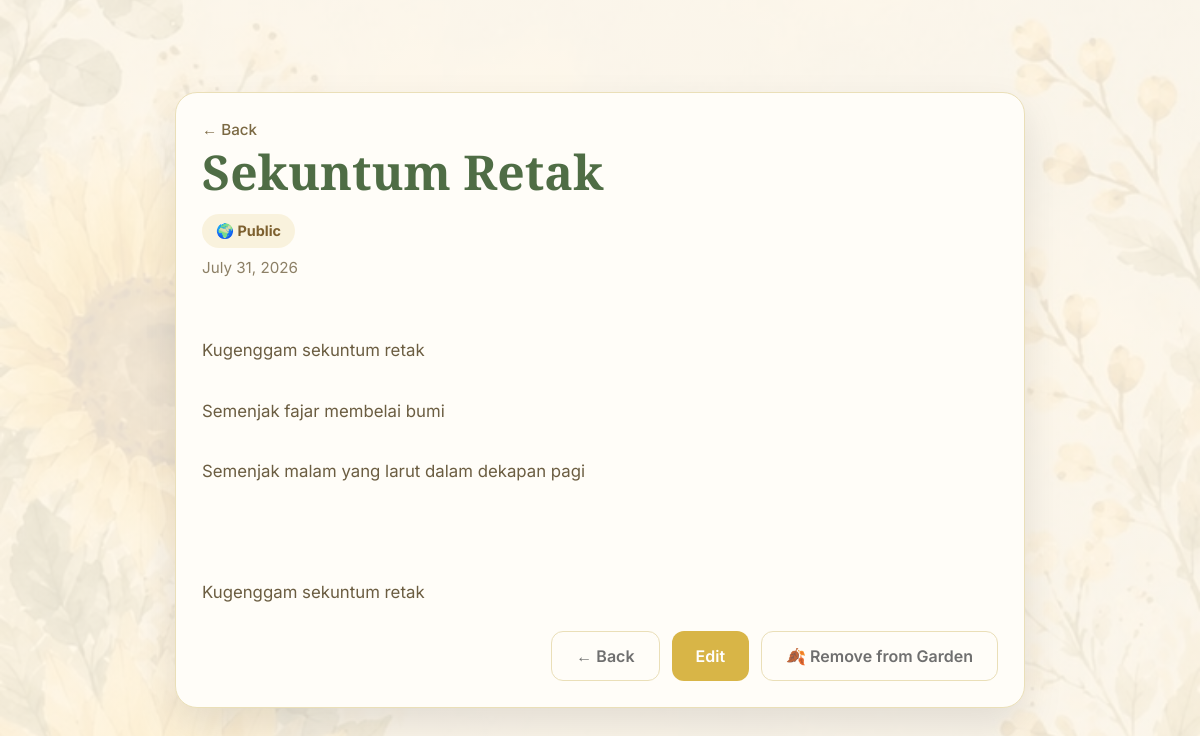
The app's page /poem/2 (signed in) with its own data.
### app/models.py (models this page shows, shortened)
class Poem(db.Model):
    __tablename__ = "poems"
    id = db.Column(
        db.Integer,
        primary_key=True,
    )
    title = db.Column(
        db.String(150),
        nullable=False,
    )
    content = db.Column(
        db.Text,
        nullable=False,
    )
    is_public = db.Column(
        db.Boolean,
        default=False,
        nullable=False,
    )
    created_at = db.Column(
        db.DateTime,
        default=datetime.utcnow,
        nullable=False,
    )
    updated_at = db.Column(
        db.DateTime,
        default=datetime.utcnow,
        onupdate=datetime.utcnow,
        nullable=False,
    )
    user_id = db.Column(
        db.Integer,
        db.ForeignKey("users.id"),
        nullable=False,
    )
    author = db.relationship(
        "User",
        back_populates="poems",
    )
    cherishes = db.relationship(
    "Cherish",
    back_populates="poem",
    cascade="all, delete-orphan",
)

### app/poem/routes.py (the view)
@poem.route("/<int:poem_id>")
@login_required
def view_poem(poem_id):
    poem = _get_poem(poem_id)
    back_url = (
        url_for("poem.my_poems")
        if poem.user_id == current_user.id
        else url_for("explore.home")
    )
    return render_template(
        "poem/view.html",
        poem=poem,
        back_url=back_url,
    )

### app/poem/routes.py (called while the page is built)
def _get_poem(poem_id):
    poem = Poem.query.get_or_404(poem_id)
    if not poem.is_public and poem.user_id != current_user.id:
        abort(404)
    return poem

### app/templates/poem/view.html (shortened to what this page needs)
<!DOCTYPE html>
<html lang="en">
<head>
    <link rel="stylesheet" href="{{ url_for('static', filename='css/poem.css') }}">
</head>
<body>
    <main class="container">
        <div class="card poem-detail">
            <a href="{{ back_url }}" class="back-link">← Back</a>
            <h1>{{ poem.title }}</h1>
            <p class="poem-badge badge {{ 'public' if poem.is_public else 'private' }}">
                {{ '🌍 Public' if poem.is_public else '🔒 Private' }}
            </p>
            <p class="poem-date">{{ poem.created_at.strftime('%B %d, %Y') }}</p>
            <div class="poem-content">
                {{ poem.content | replace('\n', '<br>') | safe }}
            </div>
            <div class="poem-detail-actions">
            <a href="{{ back_url }}" class="button secondary">
                ← Back
            </a>
    {% if current_user.id == poem.user_id %}
        <a href="{{ url_for('poem.edit_poem', poem_id=poem.id) }}"
           class="button">
            Edit
        </a>
        <a href="{{ url_for('poem.remove_poem', poem_id=poem.id) }}"
           class="button secondary">
            🍂 Remove from Garden
        </a>
    {% endif %}
</div>
        </div>
    </main>
</body>
</html>

### app/static/css/poem.css (style rules this page uses)
* { margin:0; padding:0; box-sizing:border-box; }
body { font-family:"Inter",sans-serif; background: linear-gradient( rgba(255,248,235,.88), rgba(255,248,235,.88) ), url("../img/andbees.jfif"); background-size:cover; background-position:center; background-attachment:fixed; min-height:100vh; display:flex; justify-content:center; align-items:center; padding:60px 20px; }
.container { width:100%; max-width:850px; }
.card { background:rgba(255,255,255,.90); backdrop-filter:blur(8px); border-radius:24px; padding:55px; box-shadow: 0 18px 40px rgba(0,0,0,.10); }
.back-link { text-decoration:none; color:#7b6943; font-size:.95rem; font-weight:500; transition:.25s; }
h1 { margin-top:25px; font-family:"Cormorant Garamond",serif; font-size:3rem; color:#4f6d45; }
.poem-card, .poem-detail, .poem-confirm { background:#fffdf8; border:1px solid #eadfb8; border-radius:22px; padding:26px; }
.poem-card h2, .poem-detail h1, .poem-confirm h1 { font-family:"Cormorant Garamond",serif; color:#4f6d45; margin:0; }
.poem-preview, .poem-date, .poem-content, .confirm-details p { color:#6b5d41; line-height:1.8; }
.poem-date { font-size:.95rem; color:#8d8066; margin-top:6px; }
.poem-actions, .poem-detail-actions { display:flex; justify-content:flex-end; gap:12px; flex-wrap:wrap; }
.button { display:inline-flex; align-items:center; justify-content:center; padding:14px 24px; border-radius:12px; background:#d8b547; color:#fff; text-decoration:none; font-weight:600; }
.button.secondary, .cancel { background:transparent; color:#6f6f6f; border:1px solid #eadfb8; }
.poem-detail .poem-content { white-space:pre-line; margin:24px 0; font-size:1.05rem; }
.badge { display:inline-flex; align-items:center; gap:6px; padding:8px 14px; border-radius:999px; font-size:.9rem; font-weight:700; }
.badge.public { background:rgba(216,181,71,.15); color:#7d602f; }
.poem-badge { margin-top:10px; display:inline-flex; }

### records on screen
Poem: title "Sekuntum Retak", is_public "🌍 Public", created_at "July 31, 2026", content "Kugenggam sekuntum retak Semenjak fajar membelai bumi Semenjak malam yang larut dalam dekapan pagi Kugenggam sekuntum retak"
